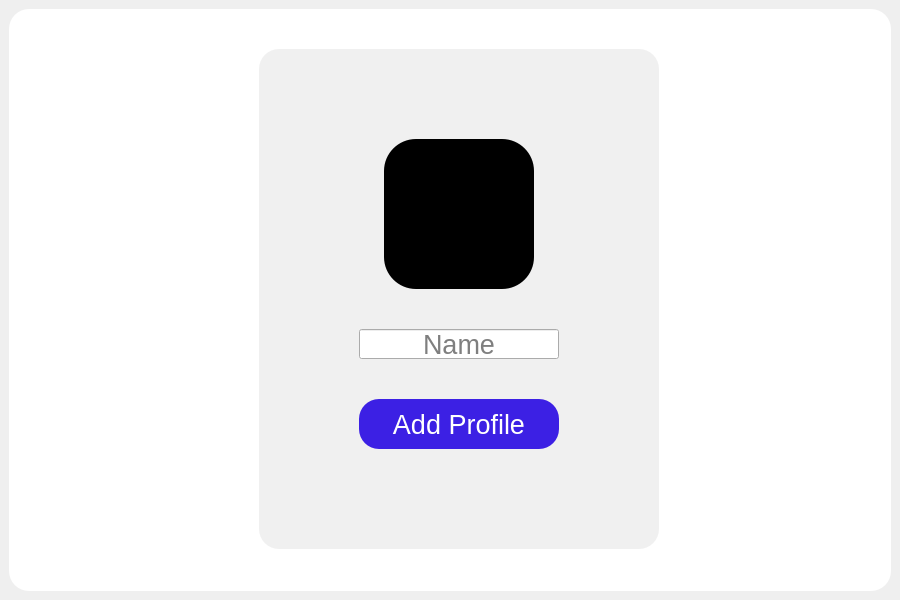
<?xml version="1.0" encoding="UTF-8"?>
<ui version="4.0">
 <class>FamiOwlChildSelection</class>
 <widget class="QMainWindow" name="FamiOwlChildSelection">
  <property name="geometry">
   <rect>
    <x>0</x>
    <y>0</y>
    <width>900</width>
    <height>600</height>
   </rect>
  </property>
  <property name="windowTitle">
   <string>FamiOwl Client</string>
  </property>
  <property name="styleSheet">
   <string notr="true">QScrollBar:horizontal{
    height:8px;
    background:rgba(0,0,0,0%);
border-radius:4px;

}
QScrollBar::handle:horizontal{
    background:rgba(125,125,125,50%);
border-radius:4px;
}
QScrollBar::handle:horizontal:hover{
    background:rgba(125,125,125,100%);
    min-width:0;
}
QScrollBar::add-line:horizontal{
    height:0px;width:0px;

}
QScrollBar::sub-line:horizontal{
    height:0px;width:0px;

}
QScrollBar::add-line:horizontal:hover{
    height:0px;width:0px;

}
QScrollBar::sub-line:horizontal:hover{
    height:0px;width:0px;

}
QScrollBar::add-page:horizontal,QScrollBar::sub-page:horizontal
{
    background:rgba(0,0,0,10%);
    border-radius:4px;
}

QScrollBar:vertical{
    width:8px;
    background:rgba(0,0,0,0%);

}
QScrollBar::handle:vertical{
    width:0px;
    background:rgba(125,125,125,50%);
    border-radius:4px;
}
QScrollBar::handle:vertical:hover{
    width:0px;
    background:rgba(125,125,125,100%);
    border-radius:4px;
    min-width:20;
}
QScrollBar::add-line:vertical{
    height:0px;width:0px;

}
QScrollBar::sub-line:vertical{
    height:0px;width:0px;

}
QScrollBar::add-line:vertical:hover{
    height:0px;width:0px;

}
QScrollBar::sub-line:vertical:hover{
    height:0px;width:0px;

}
QScrollBar::add-page:vertical,QScrollBar::sub-page:vertical
{
    background:rgba(0,0,0,10%);
    border-radius:4px;
}
</string>
  </property>
  <widget class="QWidget" name="centralwidget">
   <layout class="QHBoxLayout" name="horizontalLayout_8">
    <item>
     <widget class="QFrame" name="central_frame">
      <property name="styleSheet">
       <string notr="true">QFrame#central_frame{
	background-color: rgb(255, 255, 255);
	border-radius:20px;
}</string>
      </property>
      <property name="frameShape">
       <enum>QFrame::StyledPanel</enum>
      </property>
      <property name="frameShadow">
       <enum>QFrame::Raised</enum>
      </property>
      <widget class="QFrame" name="central_frame_2">
       <property name="geometry">
        <rect>
         <x>250</x>
         <y>40</y>
         <width>400</width>
         <height>500</height>
        </rect>
       </property>
       <property name="styleSheet">
        <string notr="true">QFrame#central_frame_2{
	background-color: rgb(240, 240, 240);
	border-radius:20px;
}</string>
       </property>
       <property name="frameShape">
        <enum>QFrame::StyledPanel</enum>
       </property>
       <property name="frameShadow">
        <enum>QFrame::Raised</enum>
       </property>
       <widget class="QPushButton" name="profile_select_button">
        <property name="geometry">
         <rect>
          <x>125</x>
          <y>90</y>
          <width>150</width>
          <height>150</height>
         </rect>
        </property>
        <property name="styleSheet">
         <string notr="true">border-radius:32px;
border: none;
background: black;</string>
        </property>
        <property name="text">
         <string/>
        </property>
       </widget>
       <widget class="QLineEdit" name="child_name_line">
        <property name="geometry">
         <rect>
          <x>100</x>
          <y>280</y>
          <width>200</width>
          <height>30</height>
         </rect>
        </property>
        <property name="sizePolicy">
         <sizepolicy hsizetype="Expanding" vsizetype="Expanding">
          <horstretch>0</horstretch>
          <verstretch>0</verstretch>
         </sizepolicy>
        </property>
        <property name="font">
         <font>
          <pointsize>20</pointsize>
         </font>
        </property>
        <property name="styleSheet">
         <string notr="true"/>
        </property>
        <property name="text">
         <string/>
        </property>
        <property name="alignment">
         <set>Qt::AlignCenter</set>
        </property>
        <property name="placeholderText">
         <string>Name</string>
        </property>
       </widget>
       <widget class="QPushButton" name="add_profile_button">
        <property name="geometry">
         <rect>
          <x>100</x>
          <y>350</y>
          <width>200</width>
          <height>50</height>
         </rect>
        </property>
        <property name="sizePolicy">
         <sizepolicy hsizetype="Preferred" vsizetype="Preferred">
          <horstretch>0</horstretch>
          <verstretch>0</verstretch>
         </sizepolicy>
        </property>
        <property name="font">
         <font>
          <pointsize>20</pointsize>
         </font>
        </property>
        <property name="styleSheet">
         <string notr="true">background-color: rgb(60, 32, 228);
color:rgb(255, 255, 255);
border-radius:20px;</string>
        </property>
        <property name="text">
         <string>Add Profile</string>
        </property>
       </widget>
      </widget>
     </widget>
    </item>
   </layout>
  </widget>
 </widget>
 <resources>
  <include location="resource/resources.qrc"/>
 </resources>
 <connections/>
</ui>
